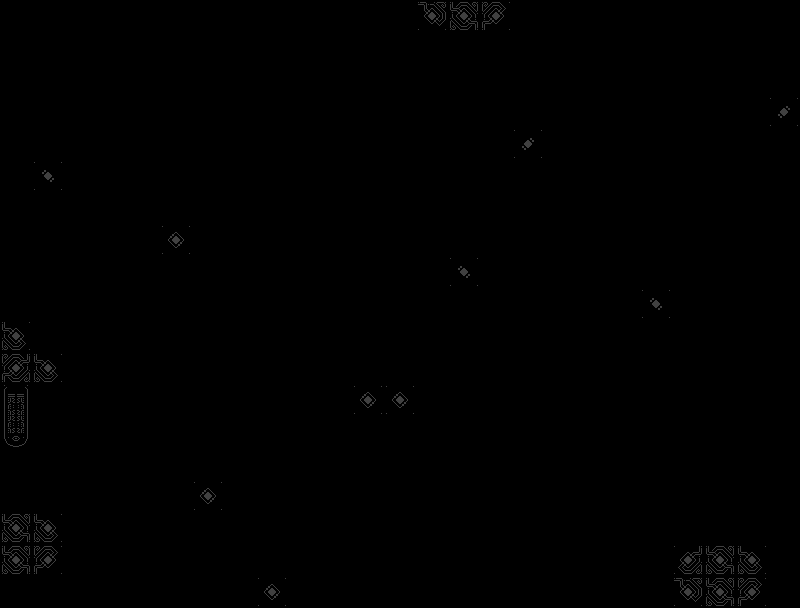

A 2D game scene composited from a Tiled map and its tileset images. What follows is a short description and the map's XML, with each tile layer's data collapsed to a summary:
An orthogonal 25x19 tile map with 32x32 px tiles, 4 tile layers (collision, ground_decorations, rift, decorations).

<map version="1.2" tiledversion="1.3.4" orientation="orthogonal" renderorder="right-down" width="25" height="19" tilewidth="32" tileheight="32" infinite="0" nextlayerid="4" nextobjectid="1">
 <editorsettings>
  <export target="." />
 </editorsettings>
 <tileset firstgid="1" name="nort_platform_tiles-Sheet" tilewidth="32" tileheight="32" tilecount="35" columns="35">
  <image source="../spriteSheets/nort_platform_tiles-Sheet.png" width="1120" height="32" />
 </tileset>
 <layer id="1" name="collision" width="25" height="19">
  <data>[475 cells, 203 non-empty, 10 distinct tile ids]</data>
 </layer>
 <layer id="2" name="ground_decorations" width="25" height="19">
  <data>[475 cells, 91 non-empty, 15 distinct tile ids]</data>
 </layer>
 <layer id="4" name="rift" width="25" height="19">
  <data>[475 cells, 0 non-empty, 0 distinct tile ids]</data>
 </layer>
 <layer id="3" name="decorations" width="25" height="19">
  <data>[475 cells, 88 non-empty, 19 distinct tile ids]</data>
 </layer>
</map>
